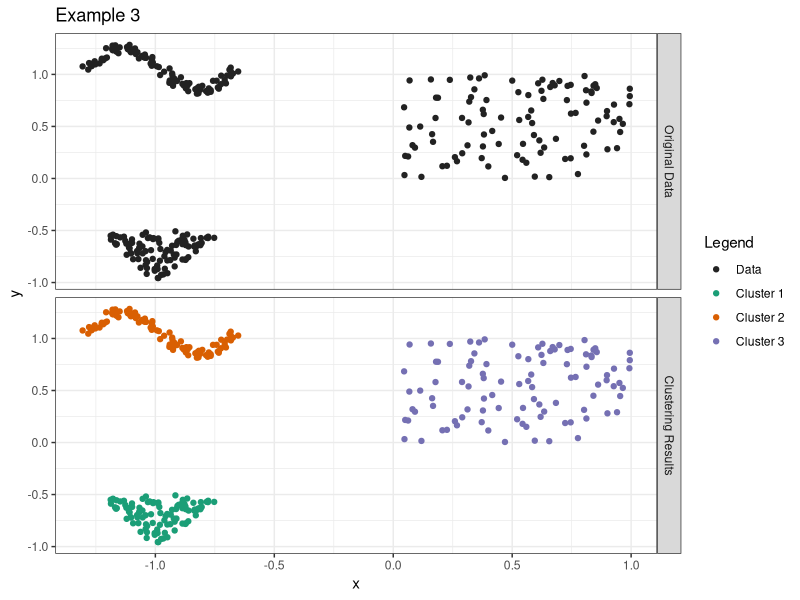
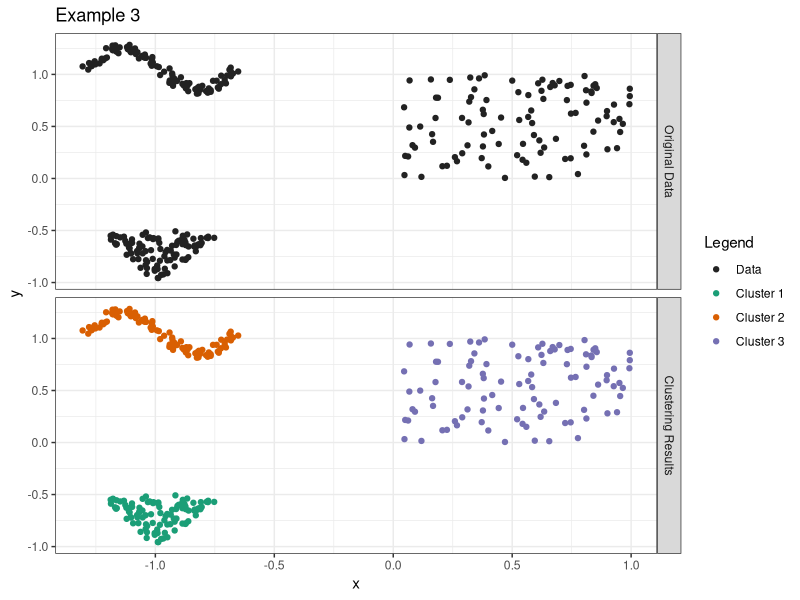

Recreate these plots in R, in order.
##Time-stamp: <2015-08-04 Teckpor>
##Example data sets inspired by:
##http://stats.stackexchange.com/questions/79741/data-sets-suitable-for-k-means
library(ggplot2)

set.seed(3)
n <- 100
n3 <- 3*n
fConst <- 0.5
fConstNoise <- 0.5
fDisplacement <- 1

#Generation of data (1st group)
vecXNoise <- runif(n)
vecYNoise <- runif(n)
vecSinX <- seq(from = -pi, to = pi, length.out = n)
vecSinY <- -sin(vecSinX)
vecX <- 0.1*(vecSinX + fConstNoise*vecXNoise)
vecY <- 0.2*(vecSinY + fConstNoise*vecYNoise)
matGroup1 <- cbind(vecX - fDisplacement, vecY + fDisplacement)

#Generation of data (2nd group)
vecRho <- sqrt(runif(n))
vecTheta <- runif(n, 0, 1)  + 1
matGroup2 <- cbind(fConst*vecRho*cos(vecTheta) - fDisplacement, fConst*vecRho*sin(vecTheta) - fDisplacement)

#Generation of data (3rd group)
vecX <- runif(n)
vecY <- runif(n)
matGroup3 <- cbind(vecX, vecY)

matGroups <- rbind(matGroup1, matGroup2, matGroup3)
#Actual code to cluster data
listKmeans <- kmeans(matGroups, centers = 3, algorithm = "Lloyd")

vecColour <- factor(c(rep(0, n3), listKmeans$cluster))
levels(vecColour) <- c("#222222", "#1b9e77", "#d95f02", "#7570b3")

vecPanel <- factor(c(rep(1, n3), rep(2, n3)))
levels(vecPanel) <- c("Original Data", "Clustering Results")

dfPlot <- data.frame(x = c(matGroups[, 1], matGroups[, 1]), y = c(matGroups[, 2], matGroups[, 2]), colour = vecColour, panel = vecPanel)
#Plot generation using ggplot2
plotOut <- ggplot(dfPlot, aes(x, y, colour = colour)) +
  geom_point() +
  scale_colour_manual(values = c("#222222", "#1b9e77", "#d95f02", "#7570b3"), name = "Legend", labels = c("Data", "Cluster 1", "Cluster 2", "Cluster 3")) +
  labs(x = "x", y = "y", shape = "", colour = "Legend") +
  theme_bw() +
  facet_grid(panel ~ .) +
  ggtitle("Example 3")

print(plotOut)
ggsave(filename = "example3.pdf", plot = plotOut, width = 11.2, height = 7.77, units = "in")
